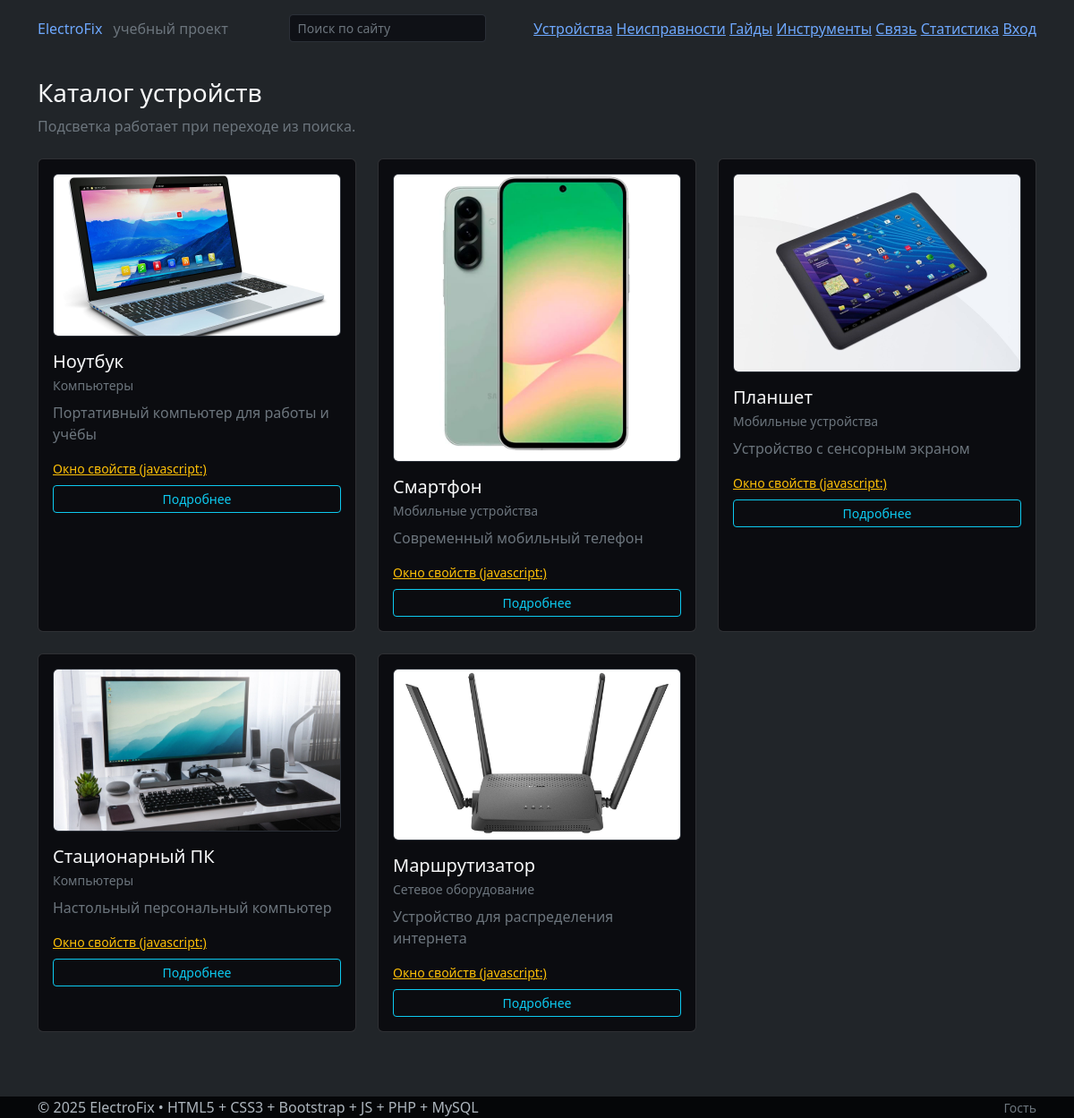
Screenshot of /devices.php with the database file from the repository.
### tables this page shows
CREATE TABLE `devices` (
  `id` int(11) NOT NULL,
  `name` varchar(128) NOT NULL,
  `category` varchar(64) DEFAULT NULL,
  `short_desc` text,
  `full_desc` text,
  `thumb_path` varchar(255) DEFAULT NULL,
  `created_at` datetime NOT NULL DEFAULT CURRENT_TIMESTAMP,
  `updated_at` datetime NOT NULL DEFAULT CURRENT_TIMESTAMP ON UPDATE CURRENT_TIMESTAMP
);

### server/auth.php (called while the page is built, shortened)
<?php
function is_logged_in(): bool {
  return isset($_SESSION['user']);
}

### server/db.php (called while the page is built, shortened)
<?php
function db(): PDO {
  $dsn = 'mysql:host=' . DB_HOST . ';dbname=' . DB_NAME . ';charset=utf8mb4';
  $pdo = new PDO($dsn, DB_USER, DB_PASS, [
    PDO::ATTR_ERRMODE => PDO::ERRMODE_EXCEPTION,
    PDO::ATTR_DEFAULT_FETCH_MODE => PDO::FETCH_ASSOC,
  ]);
  return $pdo;
}

### server/util.php (called while the page is built, shortened)
<?php
function h(string $s): string {
  return htmlspecialchars($s, ENT_QUOTES | ENT_SUBSTITUTE, 'UTF-8');
}

### server/bootstrap.php (called while the page is built, shortened)
<?php
require_once __DIR__ . '/db.php';
require_once __DIR__ . '/util.php';
require_once __DIR__ . '/auth.php';
function highlight(string $text, string $q): string {
  if ($q === '') return h($text);
  return preg_replace(
    '/(' . preg_quote($q, '/') . ')/iu',
    '<mark class="search-hit">$1</mark>',
    h($text)
  );
}

### devices.php (the view, shortened to what this page needs)
<?php
$hl = trim((string)($_GET['hl'] ?? ''));
require_once __DIR__ . '/partials/header.php';
$devices = [];
try {
  $stmt = db()->query(
    "SELECT id, name, category, short_desc, thumb_path
     FROM devices
     ORDER BY created_at DESC"
  );
  $devices = $stmt->fetchAll();
} catch (Throwable $e) {
  $devices = [];
}
?>
<section class="mb-4">
  <h1 class="h3 mb-2">Каталог устройств</h1>
  <p class="text-secondary mb-0">
    Подсветка работает при переходе из поиска.
  </p>
</section>
<div id="devicesList" class="row g-4">
<?php foreach ($devices as $d): ?>
  <article class="col-md-6 col-lg-4">
    <div class="card p-3 h-100 device-card">
      <?php if (!empty($d['thumb_path'])): ?>
        <img class="img-fluid rounded border mb-3"
             src="<?= h($d['thumb_path']) ?>"
             alt="">
      <?php endif; ?>
      <h2 class="h5 mb-1"><?= highlight($d['name'] ?? '', $hl) ?></h2>
      <?php if (!empty($d['category'])): ?>
        <div class="text-secondary small mb-2">
          <?= highlight($d['category'], $hl) ?>
        </div>
      <?php endif; ?>
      <?php if (!empty($d['short_desc'])): ?>
        <p class="text-secondary mb-3">
          <?= highlight($d['short_desc'], $hl) ?>
        </p>
      <?php endif; ?>
      <a class="link-warning small"
         href="javascript:openDeviceInfo(<?= (int)$d['id'] ?>)">
        Окно свойств (javascript:)
      </a>
<button
  type="button"
  class="btn btn-sm btn-outline-info device-more mt-2"
  data-device-id="<?= (int)$d['id'] ?>"
>
  Подробнее
</button>
    </div>
  </article>
<?php endforeach; ?>
</div>
<?php require_once __DIR__ . '/partials/footer.php'; ?>

### partials/header.php (shortened to what this page needs)
<?php
require_once __DIR__ . '/../server/bootstrap.php';
?>
<!doctype html>
<html lang="ru" data-bs-theme="dark">
<head>
  <link href="https://cdn.jsdelivr.net/npm/bootstrap@5.3.3/dist/css/bootstrap.min.css" rel="stylesheet">
  <link rel="stylesheet" href="<?= BASE_URL ?>/css/style.css">
</head>
<body class="bg-dark text-light d-flex flex-column min-vh-100">
<header class="site-header py-3">
  <div class="container d-flex align-items-center justify-content-between">
    <div>
      <a class="text-decoration-none" href="<?= BASE_URL ?>/index.php">
        <span class="brand">ElectroFix</span>
      </a>
      <span class="ms-2 text-secondary">учебный проект</span>
    </div>
<form action="<?= BASE_URL ?>/search.php" method="get" class="d-inline-flex ms-3">
  <input
    type="text"
    name="q"
    class="form-control form-control-sm"
    placeholder="Поиск по сайту"
    required
  >
</form>
    <nav class="d-none d-md-block">
      <a href="<?= BASE_URL ?>/devices.php">Устройства</a>
      <a href="<?= BASE_URL ?>/issues.php">Неисправности</a>
      <a href="<?= BASE_URL ?>/guides.php">Гайды</a>
      <a href="<?= BASE_URL ?>/tools.php">Инструменты</a>
      <a href="<?= BASE_URL ?>/about.php">Связь</a>
	<a href="<?= BASE_URL ?>/stats.php">Статистика</a>
      <a href="<?= BASE_URL ?>/admin/"><?= is_logged_in() ? 'Админка' : 'Вход' ?></a>
    </nav>
  </div>
</header>
<main class="container my-4 flex-grow-1">

### partials/footer.php (shortened to what this page needs)
</main>
<footer class="site-footer mt-5">
  <div class="container d-flex flex-column flex-md-row justify-content-between align-items-center gap-2">
    <div>© <?= date('Y') ?> ElectroFix • HTML5 + CSS3 + Bootstrap + JS + PHP + MySQL</div>
    <div class="text-secondary small">
      <?= is_logged_in() ? 'Вы вошли как: <b>' . h(current_user()['username']) . '</b>' : 'Гость' ?>
    </div>
  </div>
</footer>
</body>
</html>

### css/style.css (style rules this page uses)
body { font-family: "Segoe UI", Arial, sans-serif; background-color: #0b0c10; color: #f8f9fa; }
footer { background-color: #050608; color: #adb5bd; }
html[data-bs-theme="dark"] { --bs-body-bg: #0b0c10; --bs-body-color: #f8f9fa; --bs-tertiary-bg: #111319; --bs-border-color: #2b3038; --bs-card-bg: #111319; --bs-card-border-color: #2b3038; }
.card { background: var(--bs-card-bg); border-color: var(--bs-card-border-color); }
.form-control, .form-select { background-color: #0f1116; color: #f8f9fa; border-color: #2b3038; }
.form-control::placeholder { color:#6c757d; opacity:1; }

### rows the page displays
devices: thumb_path (picture), name "Ноутбук", category "Компьютеры", short_desc "Портативный компьютер для работы и учёбы"
devices: thumb_path (picture), name "Смартфон", category "Мобильные устройства", short_desc "Современный мобильный телефон"
devices: thumb_path (picture), name "Планшет", category "Мобильные устройства", short_desc "Устройство с сенсорным экраном"
devices: thumb_path (picture), name "Стационарный ПК", category "Компьютеры", short_desc "Настольный персональный компьютер"
devices: thumb_path (picture), name "Маршрутизатор", category "Сетевое оборудование", short_desc "Устройство для распределения интернета"
